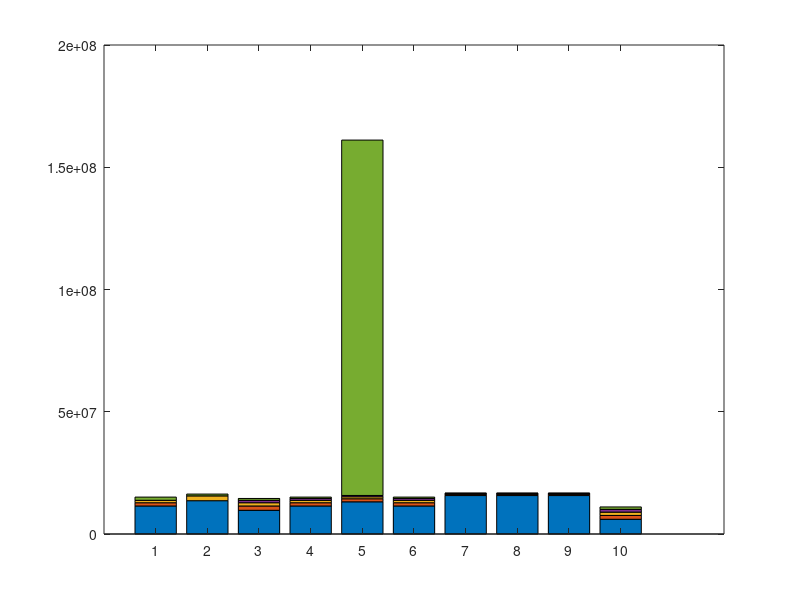

Recreate this plot in MATLAB. (Note: this script raises an error after producing the figure.)
% Clear workspace
clc;
clear;
close all;

% --- DATA DEFINITION ---
% Rows: Logic types (EAL1 to EAL9 + PAL)
% Columns: Bit Widths (4-bit, 5-bit, 6-bit, 7-bit, 8-bit)
EO_Values = [
    11468800, 12795904, 13791232, 13791232, 15097600;   % EAL1
    13631488, 0,        15597568, 0,        16334848;   % EAL2
    9699328,  11468800, 12795904, 13791232, 14537728;   % EAL3
    11468800, 12795904, 13791232, 14537728, 15097600;   % EAL4
    13172736, 14417920, 15233024, 15766528, 161115712;  % EAL5 (Large value kept)
    11468800, 12795904, 13791232, 14537728, 15097600;   % EAL6
    15728640, 16252928, 16646144, 16646144, 16711680;   % EAL7
    15728640, 16252928, 16646144, 16646144, 16711680;   % EAL8
    15728640, 16252928, 16515072, 16646144, 16711680;   % EAL9
    6029312,  7602176,  8945664,  10092544, 11071488    % PAL
];

logicNames = {'EAL1', 'EAL2', 'EAL3', 'EAL4', 'EAL5', 'EAL6', 'EAL7', 'EAL8', 'EAL9', 'PAL'};

% --- DATA PROCESSING (Incremental Logic & Filling) ---
Filled_Values = EO_Values;
% 1. Fill missing 0 values with previous bit's value
for i = 1:size(Filled_Values, 1)
    for j = 2:size(Filled_Values, 2)
        if Filled_Values(i, j) == 0
            Filled_Values(i, j) = Filled_Values(i, j-1);
        end
    end
end

% 2. Calculate Differences for Stacking
Plot_Data = zeros(size(Filled_Values));
Plot_Data(:, 1) = Filled_Values(:, 1);
for j = 2:size(Filled_Values, 2)
    Plot_Data(:, j) = Filled_Values(:, j) - Filled_Values(:, j-1);
end

% --- PLOTTING ---
figure('Position', [100, 100, 1400, 800], 'Color', 'w'); 

x = 1:size(Plot_Data, 1);
b = bar(x, Plot_Data, 'stacked');

% --- STYLING ---
barWidth = 0.5; 
for i = 1:length(b)
    b(i).BarWidth = barWidth;
end

% --- COLORS ---
customColors = [
    0.00, 0.45, 0.74;  % 4-bit (Blue)
    0.85, 0.33, 0.10;  % 5-bit (Orange)
    0.93, 0.69, 0.13;  % 6-bit (Yellow)
    0.49, 0.18, 0.56;  % 7-bit (Purple)
    0.47, 0.67, 0.19   % 8-bit (Green)
];

for i = 1:length(b)
    b(i).FaceColor = customColors(i,:);
end

% --- AXES SETTINGS ---
max_y = max(max(Filled_Values));
ylim([0, max_y * 1.15]); % Slight headroom

set(gca, 'XTick', x);
set(gca, 'XTickLabel', logicNames);
set(gca, 'FontSize', 11);
set(gca, 'XColor', 'k', 'YColor', 'k'); 
set(gca, 'Color', 'w');                 

xlabel('Approximation Logic', 'FontSize', 12, 'FontWeight', 'bold', 'Color', 'k');
ylabel('Error Order (EO)', 'FontSize', 12, 'FontWeight', 'bold', 'Color', 'k');
title('Error Order (EO) Values Breakdown', 'FontSize', 14, 'FontWeight', 'bold', 'Color', 'k');

% --- REMOVE GRID ---
grid off;

% --- ULTRA-COMPACT LEGEND BOX (SCALED FOR EO) ---
bit_labels = {'4-bit', '5-bit', '6-bit', '7-bit', '8-bit'};

% Positioning Variables (Scaled relative to max_y)
box_x = 1.8;      
box_y = max_y * 1.12;       % Top of box near the max Y limit
box_w = 1.8;                % Width (X-axis units)
box_h = max_y * 0.18;       % Height relative to graph scale

% Draw the boundary box
rectangle('Position', [box_x, box_y - box_h, box_w, box_h], ...
    'EdgeColor', 'k', 'LineWidth', 0.8, 'FaceColor', 'none'); 

% Internal Spacing (Scaled)
start_x = box_x + 0.1;        
start_y = box_y - (max_y * 0.02);         
row_spacing = max_y * 0.035;   % Vertical spacing between rows
patch_width = 0.12;            % X-axis units
patch_height = max_y * 0.015;  % Y-axis units
gap_small = 0.03;              
label_offset = 0.4;           

% Loop rows: 8-bit down to 4-bit
for bit_idx = 5:-1:1
    current_y = start_y - ((5 - bit_idx) * row_spacing);
    current_x = start_x;
    
    % 1. Label "X-bit :"
    text(current_x, current_y, [bit_labels{bit_idx} ':'], ...
        'FontSize', 7, 'FontWeight', 'bold', 'Color', 'k', ...
        'VerticalAlignment', 'middle', 'HorizontalAlignment', 'left');
    
    current_x = current_x + label_offset;
    
    % 2. Open Bracket "("
    text(current_x, current_y, '(', ...
        'FontSize', 7, 'FontWeight', 'bold', 'Color', 'k', ...
        'VerticalAlignment', 'middle', 'HorizontalAlignment', 'center');
    
    current_x = current_x + 0.08;
    
    % 3. Draw Patches and '+' signs
    for layer = 1:bit_idx
        % Draw Square Patch
        rectangle('Position', [current_x, current_y - (patch_height/2), patch_width, patch_height], ...
            'FaceColor', customColors(layer, :), ...
            'EdgeColor', 'k', 'LineWidth', 0.5);
        
        current_x = current_x + patch_width + gap_small;
        
        % Draw '+' sign if not last
        if layer < bit_idx
             text(current_x, current_y, '+', ...
                'FontSize', 6, 'FontWeight', 'bold', 'Color', 'k', ...
                'VerticalAlignment', 'middle', 'HorizontalAlignment', 'center');
             current_x = current_x + gap_small + 0.05;
        end
    end
    
    % 4. Closing Bracket ")"
    text(current_x + 0.02, current_y, ')', ...
        'FontSize', 7, 'FontWeight', 'bold', 'Color', 'k', ...
        'VerticalAlignment', 'middle', 'HorizontalAlignment', 'left');
end

% --- ADDING TEXT LABELS TO BARS ---
for i = 1:size(EO_Values, 1) 
    for j = 1:size(EO_Values, 2) 
        val_original = EO_Values(i, j);
        val_position = Filled_Values(i, j);
        
        if val_original > 0
            y_pos = val_position;
            x_pos = i + (barWidth / 2) + 0.02; 
            
            % Using %.0f for Integers
            txt_str = sprintf('%.0f', val_original);
            
            text(x_pos, y_pos, txt_str, ...
                'FontSize', 6, ...           
                'Color', 'r', ...            
                'FontWeight', 'bold', ...
                'HorizontalAlignment', 'left', ...
                'VerticalAlignment', 'middle'); 
        end
    end
end
